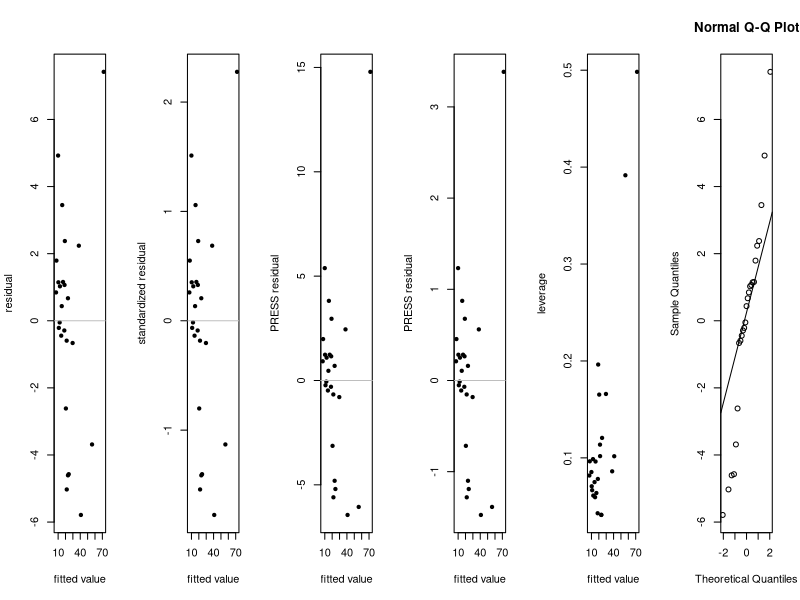
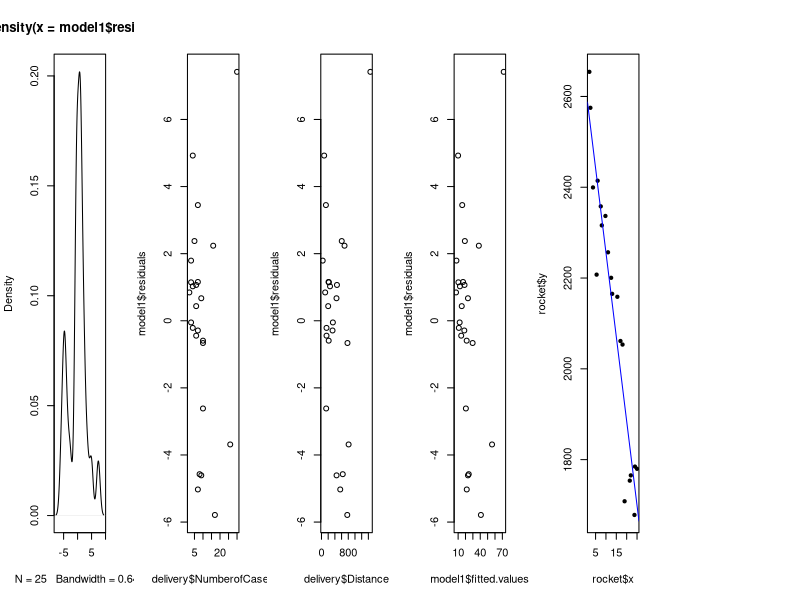
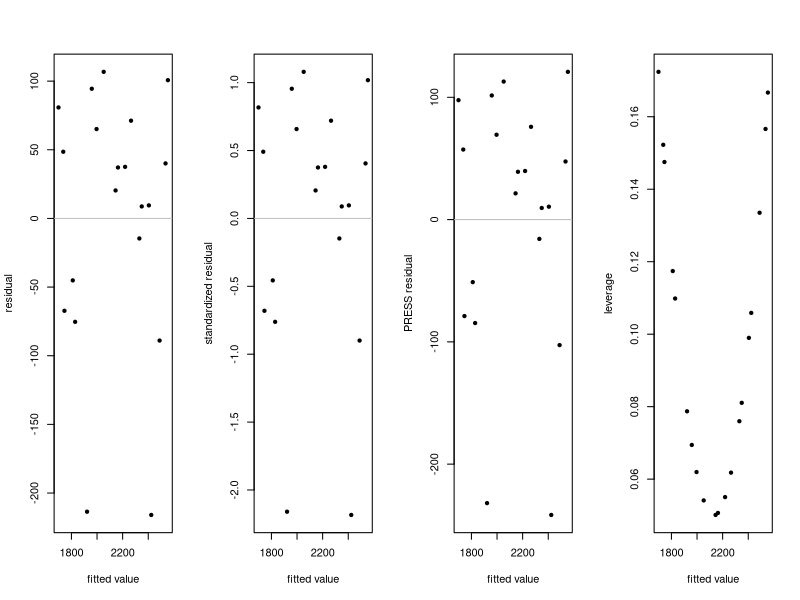
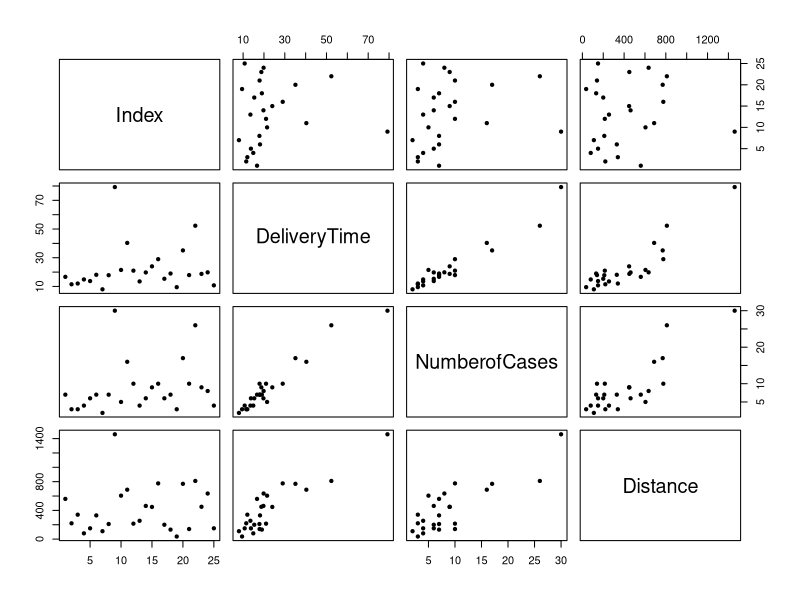
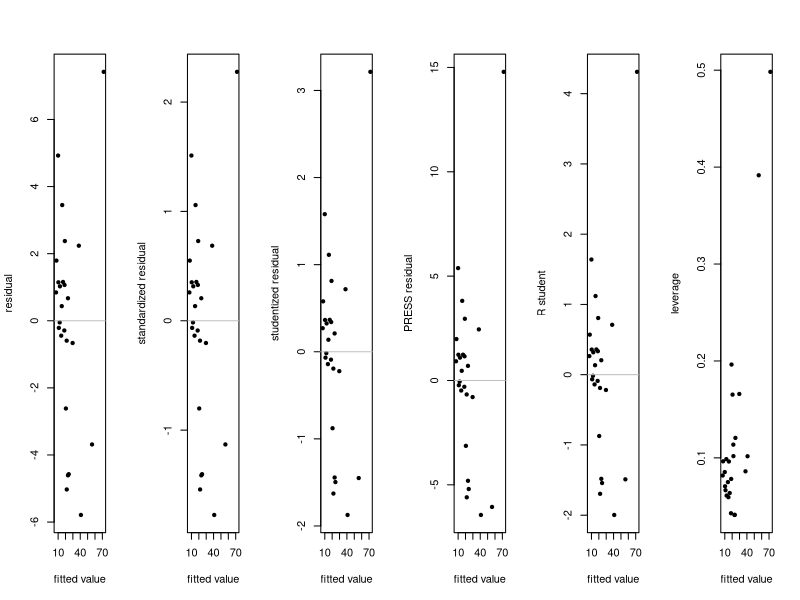
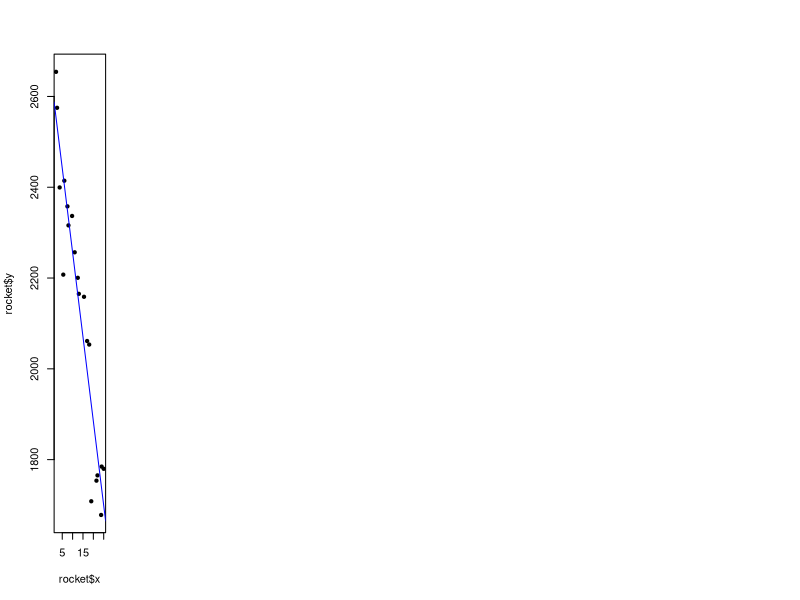
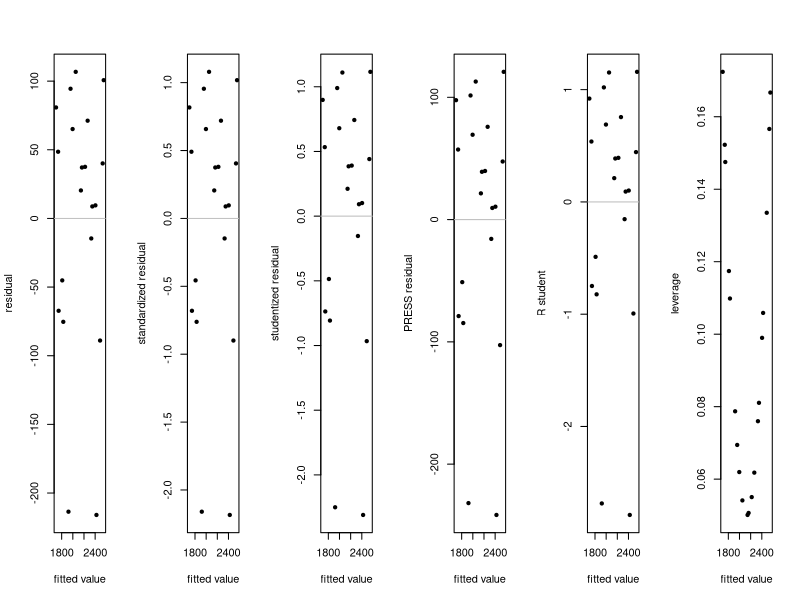
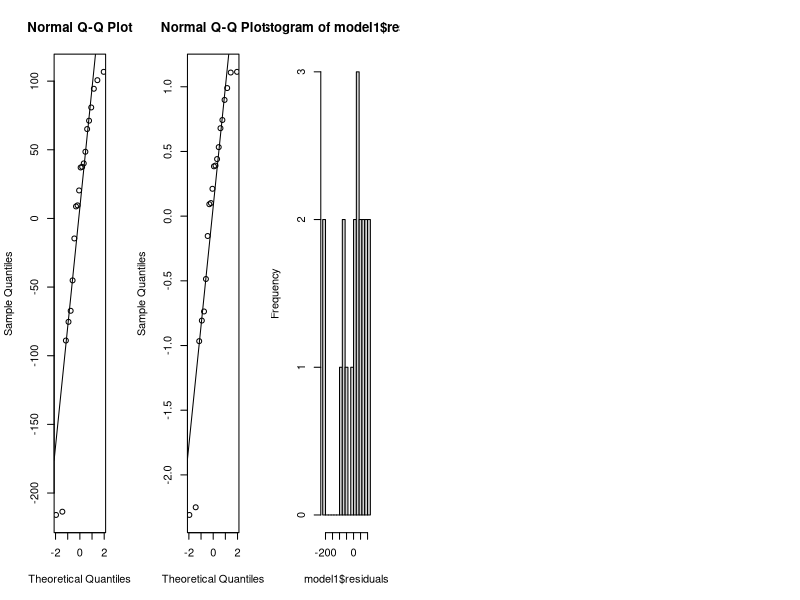

Write R code to recreate these figures, in order. (Note: this script raises an error after producing the figures.)
delivery <- read.csv("eg3.1.delivery.csv",h=T)
n=dim(delivery)[1]
# build linear regression
model1 <- lm(DeliveryTime ~ NumberofCases+Distance, data=delivery)

# obtain residual
model1$residuals
# obtain SSRes and MSRes, note the MSRes is also our estimate of sigma square.
SSRes=sum((model1$residuals-mean(model1$residuals))^2)
MSRes=SSRes/(n-3)
# obtain standardized residuals
standardized_res=model1$residuals/sqrt(MSRes)
standardized_res=model1$residuals/sd(model1$residuals)
# PRESS residuals
PRESS_res=model1$residuals/(1 - lm.influence(model1)$hat)



















delivery <- read.csv("eg3.1.delivery.csv",h=T)

# build linear regression
model1 <- lm(DeliveryTime ~ NumberofCases+Distance, data=delivery)

# obtain residual
model1$residuals
# obtain SSRes and MSRes, note the MSRes is also our estimate of sigma square.
SSRes=sum((model1$residuals-mean(model1$residuals))^2)
MSRes=SSRes/(n-3)
# obtain standardized residuals
standardized_res=model1$residuals/sqrt(MSRes)
# PRESS residuals
PRESS_res=model1$residuals/(1 - lm.influence(model1)$hat)



# plot all residual and leverage
# partition the canvas into 6 columns.
par(mfrow=c(1,6))
plot(model1$fitted.values,model1$residuals,pch=20,ylab="residual",xlab="fitted value")
abline(h=0,col="grey")
plot(model1$fitted.values,standardized_res,pch=20,ylab="standardized residual",xlab="fitted value")
abline(h=0,col="grey")
plot(model1$fitted.values,PRESS_res,pch=20,ylab="PRESS residual",xlab="fitted value")
abline(h=0,col="grey")
plot(model1$fitted.values,PRESS_res/sd(PRESS_res),pch=20,ylab="PRESS residual",xlab="fitted value")
abline(h=0,col="grey")
plot(model1$fitted.values,lm.influence(model1)$hat,pch=20,ylab="leverage",xlab="fitted value")
abline(h=0,col="grey")




qqnorm(model1$residuals)
qqline(model1$residuals)
plot(density(model1$residuals))




# generate residual plot, NumberofCases vs residuals
plot(delivery$NumberofCases,model1$residuals)
# generate residual plot, Distance vs residuals
plot(delivery$Distance,model1$residuals)
# generate residual plot, fitted values vs residual
plot(model1$fitted.values,model1$residuals)


# example
rm(list=ls())
rocket <- read.delim("Data-ex-2-1 (Rocket Prop).txt",h=T)
n=dim(rocket)[1]
plot(rocket$x,rocket$y,pch=20)
model1 <- lm(y ~ x, data=rocket)
abline(model1,col="blue")
# residual
model1$residuals
#standardized residuals
SSRes=sum((model1$residuals-mean(model1$residuals))^2)
MSRes=SSRes/(n-3)
standardized_res=model1$residuals/sqrt(MSRes)
# PRESS residuals
PRESS_res=model1$residuals/(1 - lm.influence(model1)$hat)

# plot all residual and leverage
# partition the canvas into 6 columns.
par(mfrow=c(1,4))
plot(model1$fitted.values,model1$residuals,pch=20,ylab="residual",xlab="fitted value")
abline(h=0,col="grey")
plot(model1$fitted.values,standardized_res,pch=20,ylab="standardized residual",xlab="fitted value")
abline(h=0,col="grey")
plot(model1$fitted.values,PRESS_res,pch=20,ylab="PRESS residual",xlab="fitted value")
abline(h=0,col="grey")
plot(model1$fitted.values,lm.influence(model1)$hat,pch=20,ylab="leverage",xlab="fitted value")
































# clean memory
rm(list=ls())
# read data
delivery <- read.csv("eg3.1.delivery.csv",h=T)
# obtain sample size
n=dim(delivery)[1]
names(delivery)
# visualize data
pairs (delivery,pch=20)
# build linear regression
model1 <- lm(DeliveryTime ~ NumberofCases+Distance, data=delivery)

# residual
model1$residuals

SSRes=sum((model1$residuals-mean(model1$residuals))^2)
MSRes=SSRes/(n-3)
#standardized residuals
standardized_res=model1$residuals/sqrt(MSRes)

# studentized residuals
studentized_res=model1$residuals/sqrt(MSRes)/sqrt(1 - lm.influence(model1)$hat)
# manual way
X=as.matrix(cbind(1,delivery[,c("NumberofCases","Distance")]))
H=X%*%solve(t(X)%*%X)%*%t(X)
studentized_res2=model1$residuals/sqrt(MSRes)/sqrt(1 - diag(H))

# PRESS residuals
PRESS_res=model1$residuals/(1 - lm.influence(model1)$hat)

# R student
R_Student=rstudent(model1)
# manual way
S2_i=( (n-3)*MSRes-model1$residuals^2/(1 - diag(H)) )/(n-3-1)
R_Student2=model1$residuals/sqrt(S2_i)/sqrt(1 - diag(H))

# plot all residual and leverage
# partition the canvas into 6 columns.
par(mfrow=c(1,6))
plot(model1$fitted.values,model1$residuals,pch=20,ylab="residual",xlab="fitted value")
abline(h=0,col="grey")
plot(model1$fitted.values,standardized_res,pch=20,ylab="standardized residual",xlab="fitted value")
abline(h=0,col="grey")
plot(model1$fitted.values,studentized_res,pch=20,ylab="studentized residual",xlab="fitted value")
abline(h=0,col="grey")
plot(model1$fitted.values,PRESS_res,pch=20,ylab="PRESS residual",xlab="fitted value")
abline(h=0,col="grey")
plot(model1$fitted.values,R_Student,pch=20,ylab="R student",xlab="fitted value")
abline(h=0,col="grey")
plot(model1$fitted.values,lm.influence(model1)$hat,pch=20,ylab="leverage",xlab="fitted value")





# example
rm(list=ls())
rocket <- read.delim("Data-ex-2-1 (Rocket Prop).txt",h=T)
n=dim(rocket)[1]
plot(rocket$x,rocket$y,pch=20)
model1 <- lm(y ~ x, data=rocket)
abline(model1,col="blue")
# residual
model1$residuals
#standardized residuals
SSRes=sum((model1$residuals-mean(model1$residuals))^2)
MSRes=SSRes/(n-3)
standardized_res=model1$residuals/sqrt(MSRes)
# studentized residuals
studentized_res=model1$residuals/sqrt(MSRes)/sqrt(1 - lm.influence(model1)$hat)
# PRESS residuals
PRESS_res=model1$residuals/(1 - lm.influence(model1)$hat)
# R student
R_Student=rstudent(model1)

# plot all residual and leverage
# partition the canvas into 6 columns.
par(mfrow=c(1,6))
plot(model1$fitted.values,model1$residuals,pch=20,ylab="residual",xlab="fitted value")
abline(h=0,col="grey")
plot(model1$fitted.values,standardized_res,pch=20,ylab="standardized residual",xlab="fitted value")
abline(h=0,col="grey")
plot(model1$fitted.values,studentized_res,pch=20,ylab="studentized residual",xlab="fitted value")
abline(h=0,col="grey")
plot(model1$fitted.values,PRESS_res,pch=20,ylab="PRESS residual",xlab="fitted value")
abline(h=0,col="grey")
plot(model1$fitted.values,R_Student,pch=20,ylab="R student",xlab="fitted value")
abline(h=0,col="grey")
plot(model1$fitted.values,lm.influence(model1)$hat,pch=20,ylab="leverage",xlab="fitted value")






# qqplot
qqnorm(model1$residuals)
qqline(model1$residuals)
qqnorm(studentized_res)
qqline(studentized_res)
hist(model1$residuals,breaks=20)

# residual plot
plot(delivery$NumberofCases,model1$residuals)
plot(delivery$Distance,model1$residuals)
plot(model1$fitted.values,model1$residuals)
plot(model1$fitted.values,PRESS_res)





# partial regression plot
model2 <- lm(DeliveryTime ~ Distance, data=delivery)
model3 <- lm(NumberofCases ~ Distance, data=delivery)
plot(model3$residuals,model2$residuals,pch=20,ylab="y residual", xlab="NumberofCases residual")

# R_square_prediction
PRESS=sum(PRESS_res^2)
SST=sum((delivery$DeliveryTime-mean(delivery$DeliveryTime))^2)
R_square_pred=1-PRESS/SST
SSR=sum((model1$fitted.values-mean(delivery$DeliveryTime))^2)
SSRes=sum((delivery$DeliveryTime-model1$fitted.values)^2)

